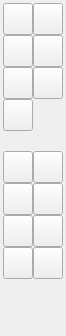
<?xml version="1.0" encoding="UTF-8"?>
<ui version="4.0">
 <class>QG_CadToolBarMain</class>
 <widget class="QWidget" name="QG_CadToolBarMain">
  <property name="geometry">
   <rect>
    <x>0</x>
    <y>0</y>
    <width>66</width>
    <height>336</height>
   </rect>
  </property>
  <property name="sizePolicy">
   <sizepolicy hsizetype="Fixed" vsizetype="MinimumExpanding">
    <horstretch>0</horstretch>
    <verstretch>0</verstretch>
   </sizepolicy>
  </property>
  <property name="minimumSize">
   <size>
    <width>56</width>
    <height>336</height>
   </size>
  </property>
  <property name="windowTitle">
   <string>Main</string>
  </property>
  <widget class="QToolButton" name="bMenuArc">
   <property name="geometry">
    <rect>
     <x>3</x>
     <y>3</y>
     <width>30</width>
     <height>32</height>
    </rect>
   </property>
   <property name="toolTip">
    <string>Show menu &quot;Arcs&quot;</string>
   </property>
   <property name="text">
    <string/>
   </property>
   <property name="icon">
    <iconset resource="../../../res/extui/extui.qrc">
     <normaloff>:/extui/menuarc.png</normaloff>:/extui/menuarc.png</iconset>
   </property>
  </widget>
  <widget class="QToolButton" name="bMenuLine">
   <property name="geometry">
    <rect>
     <x>33</x>
     <y>3</y>
     <width>30</width>
     <height>32</height>
    </rect>
   </property>
   <property name="toolTip">
    <string>Show menu &quot;Lines&quot;</string>
   </property>
   <property name="text">
    <string/>
   </property>
   <property name="icon">
    <iconset resource="../../../res/extui/extui.qrc">
     <normaloff>:/extui/menuline.png</normaloff>:/extui/menuline.png</iconset>
   </property>
  </widget>
  <widget class="QToolButton" name="bMenuEllipse">
   <property name="geometry">
    <rect>
     <x>3</x>
     <y>35</y>
     <width>30</width>
     <height>32</height>
    </rect>
   </property>
   <property name="toolTip">
    <string>Show menu &quot;Ellipses&quot;</string>
   </property>
   <property name="text">
    <string/>
   </property>
   <property name="icon">
    <iconset resource="../../../res/extui/extui.qrc">
     <normaloff>:/extui/menuellipse.png</normaloff>:/extui/menuellipse.png</iconset>
   </property>
  </widget>
  <widget class="QToolButton" name="bMenuCircle">
   <property name="geometry">
    <rect>
     <x>33</x>
     <y>35</y>
     <width>30</width>
     <height>32</height>
    </rect>
   </property>
   <property name="toolTip">
    <string>Show menu &quot;Circles&quot;</string>
   </property>
   <property name="text">
    <string/>
   </property>
   <property name="icon">
    <iconset resource="../../../res/extui/extui.qrc">
     <normaloff>:/extui/menucircle.png</normaloff>:/extui/menucircle.png</iconset>
   </property>
  </widget>
  <widget class="QToolButton" name="bMenuSpline">
   <property name="geometry">
    <rect>
     <x>33</x>
     <y>67</y>
     <width>30</width>
     <height>32</height>
    </rect>
   </property>
   <property name="toolTip">
    <string>Splines</string>
   </property>
   <property name="text">
    <string/>
   </property>
   <property name="icon">
    <iconset resource="../../../res/extui/extui.qrc">
     <normaloff>:/extui/menuspline.png</normaloff>:/extui/menuspline.png</iconset>
   </property>
  </widget>
  <widget class="QToolButton" name="bMenuText">
   <property name="geometry">
    <rect>
     <x>3</x>
     <y>151</y>
     <width>30</width>
     <height>32</height>
    </rect>
   </property>
   <property name="toolTip">
    <string>Text</string>
   </property>
   <property name="text">
    <string/>
   </property>
   <property name="icon">
    <iconset resource="../../../res/extui/extui.qrc">
     <normaloff>:/extui/menutext.png</normaloff>:/extui/menutext.png</iconset>
   </property>
  </widget>
  <widget class="QToolButton" name="bMenuHatch">
   <property name="geometry">
    <rect>
     <x>3</x>
     <y>183</y>
     <width>30</width>
     <height>32</height>
    </rect>
   </property>
   <property name="toolTip">
    <string>Hatch</string>
   </property>
   <property name="text">
    <string/>
   </property>
   <property name="icon">
    <iconset resource="../../../res/extui/extui.qrc">
     <normaloff>:/extui/menuhatch.png</normaloff>:/extui/menuhatch.png</iconset>
   </property>
  </widget>
  <widget class="QToolButton" name="bMenuImage">
   <property name="geometry">
    <rect>
     <x>33</x>
     <y>183</y>
     <width>30</width>
     <height>32</height>
    </rect>
   </property>
   <property name="toolTip">
    <string>Image</string>
   </property>
   <property name="text">
    <string/>
   </property>
   <property name="icon">
    <iconset resource="../../../res/extui/extui.qrc">
     <normaloff>:/extui/menuimage.png</normaloff>:/extui/menuimage.png</iconset>
   </property>
  </widget>
  <widget class="QToolButton" name="bMenuModify">
   <property name="geometry">
    <rect>
     <x>3</x>
     <y>215</y>
     <width>30</width>
     <height>32</height>
    </rect>
   </property>
   <property name="toolTip">
    <string>Show menu &quot;Modify&quot;</string>
   </property>
   <property name="text">
    <string/>
   </property>
   <property name="icon">
    <iconset resource="../../../res/extui/extui.qrc">
     <normaloff>:/extui/menuedit.png</normaloff>:/extui/menuedit.png</iconset>
   </property>
  </widget>
  <widget class="QToolButton" name="bMenuInfo">
   <property name="geometry">
    <rect>
     <x>33</x>
     <y>215</y>
     <width>30</width>
     <height>32</height>
    </rect>
   </property>
   <property name="toolTip">
    <string>Show menu &quot;Measure&quot;</string>
   </property>
   <property name="text">
    <string/>
   </property>
   <property name="icon">
    <iconset resource="../../../res/extui/extui.qrc">
     <normaloff>:/extui/menumeasure.png</normaloff>:/extui/menumeasure.png</iconset>
   </property>
  </widget>
  <widget class="QToolButton" name="bMenuBlock">
   <property name="geometry">
    <rect>
     <x>3</x>
     <y>247</y>
     <width>30</width>
     <height>32</height>
    </rect>
   </property>
   <property name="toolTip">
    <string>Create Block</string>
   </property>
   <property name="text">
    <string/>
   </property>
   <property name="icon">
    <iconset resource="../../../res/extui/extui.qrc">
     <normaloff>:/extui/menublock.png</normaloff>:/extui/menublock.png</iconset>
   </property>
  </widget>
  <widget class="QToolButton" name="bMenuSelect">
   <property name="geometry">
    <rect>
     <x>33</x>
     <y>247</y>
     <width>30</width>
     <height>32</height>
    </rect>
   </property>
   <property name="toolTip">
    <string>Show menu &quot;Select&quot;</string>
   </property>
   <property name="text">
    <string/>
   </property>
   <property name="icon">
    <iconset resource="../../../res/extui/extui.qrc">
     <normaloff>:/extui/menuselect.png</normaloff>:/extui/menuselect.png</iconset>
   </property>
  </widget>
  <widget class="QToolButton" name="bMenuPolyline">
   <property name="geometry">
    <rect>
     <x>3</x>
     <y>67</y>
     <width>30</width>
     <height>32</height>
    </rect>
   </property>
   <property name="toolTip">
    <string>Show menu &quot;Polylines&quot;</string>
   </property>
   <property name="text">
    <string/>
   </property>
   <property name="icon">
    <iconset resource="../../../res/extui/extui.qrc">
     <normaloff>:/extui/menupolyline.png</normaloff>:/extui/menupolyline.png</iconset>
   </property>
  </widget>
  <widget class="QToolButton" name="bMenuDim">
   <property name="geometry">
    <rect>
     <x>33</x>
     <y>151</y>
     <width>30</width>
     <height>32</height>
    </rect>
   </property>
   <property name="toolTip">
    <string>Show menu &quot;Dimensions&quot;</string>
   </property>
   <property name="text">
    <string/>
   </property>
   <property name="icon">
    <iconset resource="../../../res/extui/extui.qrc">
     <normaloff>:/extui/dimhor.png</normaloff>:/extui/dimhor.png</iconset>
   </property>
  </widget>
  <widget class="QToolButton" name="bMenuPoint">
   <property name="geometry">
    <rect>
     <x>3</x>
     <y>99</y>
     <width>30</width>
     <height>32</height>
    </rect>
   </property>
   <property name="toolTip">
    <string>Points</string>
   </property>
   <property name="text">
    <string/>
   </property>
   <property name="icon">
    <iconset resource="../../../res/extui/extui.qrc">
     <normaloff>:/extui/points.png</normaloff>:/extui/points.png</iconset>
   </property>
  </widget>
 </widget>
 <layoutdefault spacing="6" margin="11"/>
 <tabstops>
  <tabstop>bMenuArc</tabstop>
  <tabstop>bMenuLine</tabstop>
  <tabstop>bMenuEllipse</tabstop>
  <tabstop>bMenuCircle</tabstop>
  <tabstop>bMenuPolyline</tabstop>
  <tabstop>bMenuSpline</tabstop>
  <tabstop>bMenuText</tabstop>
  <tabstop>bMenuDim</tabstop>
  <tabstop>bMenuHatch</tabstop>
  <tabstop>bMenuImage</tabstop>
  <tabstop>bMenuModify</tabstop>
  <tabstop>bMenuInfo</tabstop>
  <tabstop>bMenuBlock</tabstop>
  <tabstop>bMenuSelect</tabstop>
 </tabstops>
 <resources>
  <include location="../../../res/extui/extui.qrc"/>
 </resources>
 <connections/>
</ui>
